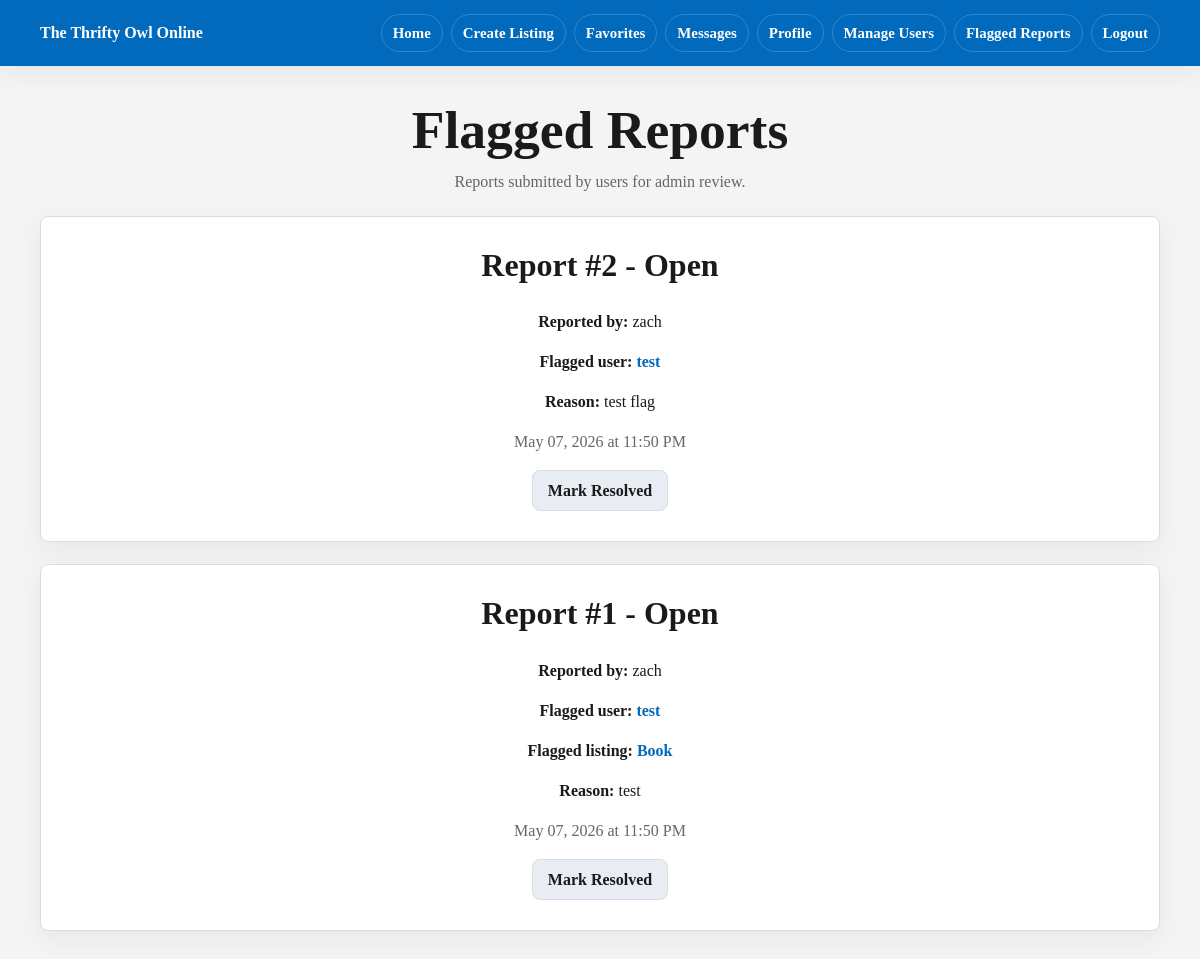
The page /admin/reports (signed in) on the database its author committed.
### app/models.py (models this page shows)
class Report(db.Model):
    __tablename__ = 'reports'
    id = db.Column(db.Integer, primary_key=True)
    reporter_id = db.Column(db.Integer, db.ForeignKey('users.id'), nullable=False)
    reported_user_id = db.Column(db.Integer, db.ForeignKey('users.id'))
    post_id = db.Column(db.Integer, db.ForeignKey('posts.id'))
    reason = db.Column(db.String(500), nullable=False)
    status = db.Column(db.String(50), default='Open')
    created_at = db.Column(db.DateTime, default=datetime.utcnow)
    reporter = db.relationship('User', foreign_keys=[reporter_id], backref=db.backref('reports_made', lazy=True))
    reported_user = db.relationship('User', foreign_keys=[reported_user_id], backref=db.backref('reports_received', lazy=True))
    post = db.relationship('Post', backref=db.backref('reports', lazy=True))

class User(UserMixin, db.Model):
    __tablename__ = 'users'
    id = db.Column(db.Integer, primary_key=True)
    is_admin = db.Column(db.Boolean, default=False)
    is_blocked = db.Column(db.Boolean, default=False)
    email = db.Column(db.String(150), unique=True, nullable=False)
    username = db.Column(db.String(150), unique=True, nullable=False)
    password = db.Column(db.String(150), nullable=False)
    name = db.Column(db.String(150))
    major = db.Column(db.String(150))
    interests = db.Column(db.String(300))
    image = db.Column(db.String(200))  # store filename/path
    posts = db.relationship('Post', backref='owner', lazy=True)
    sent_messages = db.relationship('Message', foreign_keys='Message.sender_id', backref='sender', lazy=True)
    received_messages = db.relationship('Message', foreign_keys='Message.receiver_id', backref='receiver', lazy=True)
    reviews_given = db.relationship('Review', foreign_keys='Review.reviewer_id', backref='reviewer', lazy=True)
    reviews_received = db.relationship('Review', foreign_keys='Review.reviewed_id', backref='reviewed', lazy=True)

class Post(db.Model):
    __tablename__ = 'posts'
    id = db.Column(db.Integer, primary_key=True)
    title = db.Column(db.String(150), nullable=False)
    description = db.Column(db.String(300), nullable=False)
    category = db.Column(db.String(80), default='General')
    price = db.Column(db.Numeric(10, 2))
    condition = db.Column(db.String(80), default='Good')
    status = db.Column(db.String(80), default='Available')
    image = db.Column(db.String(200))  # optional image path
    is_active = db.Column(db.Boolean, default=True)
    created_at = db.Column(db.DateTime, default=datetime.utcnow)
    owner_id = db.Column(db.Integer, db.ForeignKey('users.id'), nullable=False)

### app/routes.py (the view)
@main.route('/admin/reports')
@admin_required
def admin_reports():
    reports = Report.query.order_by(Report.created_at.desc()).all()
    return render_template('admin_reports.html', reports=reports)

### app/models.py (called while the page is built)
@login_manager.user_loader
def load_user(user_id):
    return User.query.get(int(user_id))

### app/routes.py (called while the page is built)
def admin_required(view):
    @wraps(view)
    @login_required
    def wrapped(*args, **kwargs):
        if not current_user.is_admin:
            flash('Admin access required.')
            return redirect(url_for('main.home'))
        return view(*args, **kwargs)
    return wrapped

### app/templates/admin_reports.html (shortened to what this page needs)
{% extends "base.html" %}
{% block content %}
<section class="page-header">
    <h1>Flagged Reports</h1>
    <p class="muted">Reports submitted by users for admin review.</p>
</section>
{% for report in reports %}
<section class="card">
    <h2>Report #{{ report.id }} - {{ report.status }}</h2>
    <p><strong>Reported by:</strong> {{ report.reporter.username }}</p>
    {% if report.reported_user %}
    <p><strong>Flagged user:</strong> <a href="{{ url_for('main.view_profile', user_id=report.reported_user_id) }}">{{ report.reported_user.username }}</a></p>
    {% endif %}
    {% if report.post %}
    <p><strong>Flagged listing:</strong> <a href="{{ url_for('main.view_post', post_id=report.post_id) }}">{{ report.post.title }}</a></p>
    {% endif %}
    <p><strong>Reason:</strong> {{ report.reason }}</p>
    <p class="muted">{{ report.created_at.strftime('%b %d, %Y at %I:%M %p') }}</p>
    {% if report.status != 'Resolved' %}
    <div class="form-center">
        <form method="post" action="{{ url_for('main.resolve_report', report_id=report.id) }}">
            <input type="submit" value="Mark Resolved" class="button secondary">
        </form>
    </div>
    {% endif %}
</section>
{% else %}
<p class="empty">No reports have been submitted.</p>
{% endfor %}
{% endblock %}

### app/static/style.css (style rules this page uses)
:root { --blue: #016ABD; --blue-dark: #003399; --bg: #F4F4F4; --card: #ffffff; --border: #d8dde3; --text: #1a1a1a; --muted: #666666; --danger: #a82222; --radius: 8px; --shadow: 0 18px 45px rgba(26, 26, 26, 0.08); --shadow-soft: 0 8px 24px rgba(26, 26, 26, 0.06); }
* { box-sizing: border-box; }
body { margin: 0; background: var(--bg); color: var(--text); font-family: georgia, serif; line-height: 1.5; -webkit-font-smoothing: antialiased; }
a { color: var(--blue); font-weight: 650; text-decoration: none; transition: color 160ms ease, background-color 160ms ease, border-color 160ms ease, transform 160ms ease, box-shadow 160ms ease; }
h1, h2, h3, p { margin-top: 0; }
h1, h2, h3 { line-height: 1.15; letter-spacing: 0; }
h1 { font-size: clamp(2rem, 5vw, 3.35rem); }
h2 { font-size: clamp(1.35rem, 3vw, 2rem); }
.container>* { width: 100%; }
form { display: grid; gap: 16px; text-align: center; }
input, select, textarea { width: 100%; padding: 11px 12px; border: 1px solid var(--border); border-radius: var(--radius); background: white; color: var(--text); font: inherit; text-align: center; transition: border-color 160ms ease, box-shadow 160ms ease; }
input[type="submit"], button, .button { min-height: 40px; width: fit-content; display: inline-flex; align-items: center; justify-content: center; padding: 10px 15px; border: 0; border-radius: var(--radius); background: var(--blue); color: white; box-shadow: 0 10px 22px rgba(1, 106, 189, 0.18); font: inherit; font-weight: 800; line-height: 1.2; cursor: pointer; }
.button.secondary { background: #e8edf3; color: var(--text); border: 1px solid var(--border); box-shadow: none; }
.card { background: var(--card); border: 1px solid var(--border); border-radius: var(--radius); padding: clamp(20px, 3vw, 30px); box-shadow: var(--shadow-soft); text-align: center; }
.page-header { text-align: center; }
.page-header h1 { margin-bottom: 8px; }
.page-header p { margin-bottom: 0; }
.muted { color: var(--muted); }
.form-center { display: flex; justify-content: center; margin-top: 14px; }

### rows shown on the page
Report: id "2", status "Open", reporter.username "zach", reported_user.username "test", reason "test flag", created_at "May 07, 2026 at 11:50 PM"
Report: id "1", status "Open", reporter.username "zach", reported_user.username "test", post "Book", reason "test", created_at "May 07, 2026 at 11:50 PM"
